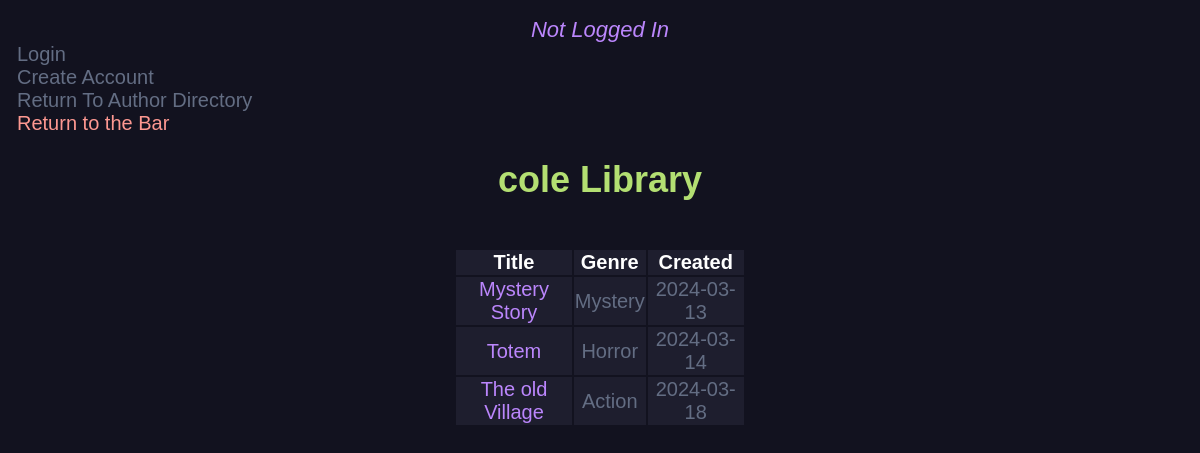
The page /user_dir_stories/3/ on the database its author committed.
### main.py (models this page shows, shortened)
class User(db.Model, UserMixin):
    id = db.Column(db.Integer, primary_key=True)
    username = db.Column(db.String(20), nullable=False, unique=True)
    password = db.Column(db.String(80), nullable=False)
    stories = db.relationship('NewStory', backref='author', lazy=True, foreign_keys=[NewStory.author_id])

class NewStory(db.Model):
    id = db.Column(db.Integer, primary_key=True)
    title = db.Column(db.String(200), nullable=False)
    genre = db.Column(db.String(200), nullable=True)
    content = db.Column(db.Text, nullable=False)
    date_created = db.Column(db.DateTime, default=datetime.utcnow)
    author_id = db.Column(db.Integer, db.ForeignKey('user.id'), nullable=False)
    current_version_id = db.Column(db.Integer, db.ForeignKey('new_version.id'), nullable=True)
    __table_args__ = (
        ForeignKeyConstraint(['author_id'], ['user.id'], name='fk_new_story_author_id'),
        ForeignKeyConstraint(['current_version_id'], ['new_version.id'], name='fk_new_story_current_version_id')
    )
    current_version = db.relationship('NewVersion', foreign_keys=[current_version_id], post_update=True)
    versions = db.relationship('NewVersion', backref='story', lazy=True, cascade='all, delete-orphan', foreign_keys='NewVersion.story_id')

### main.py (the view)
@app.route('/user_dir_stories/<int:user_id>/', methods=['GET'])
def user_dir_stories(user_id):
    user = User.query.get_or_404(user_id)
    stories = NewStory.query.filter_by(author_id=user_id).all()
    return  render_template('user_dir_stories.html', user=user, stories=stories)

### templates/user_dir_stories.html (shortened to what this page needs)
<!DOCTYPE html>
 <link rel="stylesheet" href="{{ url_for('static', filename='css/user_dir.css') }}">
{% block body %}
{% if current_user.is_authenticated %}
	<a href="/logout/" class="button">Logout</a><br>
	<a href="/user_dir/" class="button">Return To Author Directory</a><br>
	<a href="/" class="return-to-bar">Return to the Bar</a>
{% else %}
	<div style= "text-align: center;">
			<em style = "color: #BB86FC; font-size: 22px; font-family: sans-serif" >Not Logged In</em>
		</div>
		<a href="/login/" class="button">Login</a><br>
		<a href="/register/" class="button">Create Account</a><br>
		<a href="/user_dir/" class="button">Return To Author Directory</a><br>
		<a href="/" class="return-to-bar">Return to the Bar</a>
{% endif %}
<div class="content">
	<h1 style="text-align: center;">{{ user.username }} Library</h1><br>
	<table class="center-table">
		<th>Title</th>
		<th>Genre</th>
		<th>Created</th>
		{% for story in stories %}
		<tr>
			<td><a href="{{ url_for('view_story', id=story.id) }}" class="story-link">{{ story.title }}</a></td>
			<td>{{ story.genre }}</td>
			<td>{{ story.date_created.date() }}</td>
		{% endfor %}
		</tr>
	</table>
</div>
{% endblock %}

### static/css/user_dir.css (style rules this page uses)
h1 { font-size: 36px; color: #B3DF72; text-align: center; font-family: sans-serif; }
a { color: #636d83; font-size: 20px; font-family: sans-serif; text-decoration: none; }
.center-table { margin-left: auto; margin-right: auto; width: 25%; }
td { background-color: #1e1e2e; color: #636d83; font-family: sans-serif; font-size: 20px; text-align: center; padding: 10; }
th { background-color: #1e1e2e; color: white; font-family: sans-serif; font-size: 20px; text-align: center; padding: 10; }
.story-link { color: #BB86FC; }
.return-to-bar { color: #FD9891; }

### rows shown on the page
User: username "cole"
NewStory: title "Mystery Story", genre "Mystery", date_created "2024-03-13"
NewStory: title "Totem", genre "Horror", date_created "2024-03-14"
NewStory: title "The old Village", genre "Action", date_created "2024-03-18"
